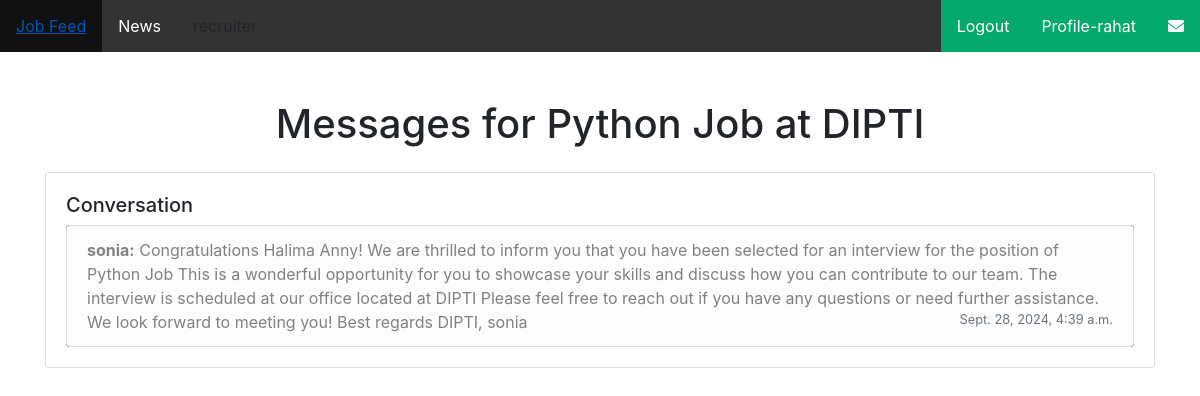
The page /ApplyNow/viewMessage/9 (signed in) on the database its author committed.
### myApp/models.py (models this page shows, shortened)
class Custom_User(AbstractUser):
    USER=[
        ('recruiter','Recruiter'),('jobseeker','JobSeeker')
    ]
    user_type=models.CharField(choices=USER,max_length=120)
    profile_pic=models.ImageField(upload_to="media/profile_pic",null=True)

class jobApplyModel(models.Model):
    STATUS_CHOICES = [
        ('pending', 'Pending'),
        ('applied', 'Applied'),
        ('interview_scheduled', 'Interview Scheduled'),
        ('rejected', 'Rejected'),
        ('hired', 'Hired'),
    ]
    user=models.ForeignKey(Custom_User,on_delete=models.CASCADE,null=True)
    job=models.ForeignKey(JobModel,on_delete=models.CASCADE,null=True)
    Resume = models.FileField(upload_to="Media/Resume",max_length=200, null=True, blank=True)
    Cover = models.TextField(null=True, blank=True)
    Full_Name = models.CharField(max_length=200, null=True, blank=True)
    Work_Experience = models.CharField(max_length=200, null=True, blank=True)
    Skills = models.CharField(max_length=200, null=True, blank=True)
    Linkedin_URL = models.URLField(max_length=200, null=True, blank=True)
    Expected_Salary = models.PositiveIntegerField( null=True, blank=True)
    status = models.CharField(max_length=20, choices=STATUS_CHOICES, default='Pending')

class JobModel(models.Model):
    JOB_TYPE_CHOICES=[
        ('full_time', 'Full Time'),
        ('part_time', 'Part Time'),
        ('contract', 'Contract'),
        ('internship', 'Internship'),
        ('temporary', 'Temporary'),
    ]
    user=models.ForeignKey(Custom_User,null=True,blank=True,on_delete=models.CASCADE)
    job_title = models.CharField(max_length=200, null=True, blank=True)
    company_name = models.CharField(max_length=200, null=True, blank=True)
    location = models.CharField(max_length=200, null=True, blank=True)
    description = models.TextField(null=True, blank=True)
    salary = models.PositiveIntegerField(null=True, blank=True)
    employment_type = models.CharField(max_length=50, choices=JOB_TYPE_CHOICES, null=True, blank=True)
    posted_date = models.DateTimeField(auto_now_add=True)
    update_date = models.DateTimeField(auto_now=True)
    application_deadline = models.DateTimeField(null=True, blank=True)

class MessageModel(models.Model):
    application = models.ForeignKey(jobApplyModel, related_name='messages', on_delete=models.CASCADE)
    sender = models.ForeignKey(Custom_User, related_name='sent_messages', on_delete=models.CASCADE)
    recipient = models.ForeignKey(Custom_User, related_name='received_messages', on_delete=models.CASCADE)
    content = models.TextField()
    timestamp = models.DateTimeField(auto_now_add=True)

### myProject/views.py (the view)
# urls.py: path('ApplyNow/viewMessage/<str:viewMessage_id>',viewMessage,name='viewMessage'),
@login_required
def viewMessage(request, viewMessage_id):
    application = get_object_or_404(jobApplyModel, id=viewMessage_id)
    messages = MessageModel.objects.filter(application=application).order_by('timestamp')
    context={
        'application': application,
        'messages': messages
    }
    return render(request, "Seeker/viewMessage.html",context )

### Template/Seeker/viewMessage.html (shortened to what this page needs)
{% extends 'Common/base.html' %}
{% block body %}
<link rel="stylesheet" href="https://stackpath.bootstrapcdn.com/bootstrap/4.5.2/css/bootstrap.min.css">
<div class="container mt-5">
    <h1 class="text-center mb-4">Messages for {{ application.job.job_title }} at {{ application.job.company_name }}</h1>
    <div class="card">
        <div class="card-body">
            <h5>Conversation</h5>
            {% if messages %}
                <ul class="list-group">
                    {% for message in messages %}
                        <li class="list-group-item {% if message.sender == request.user %}list-group-item-primary{% else %}list-group-item-light{% endif %}">
                            <strong>{{ message.sender.username }}:</strong> {{ message.content }}
                            <small class="text-muted float-right">{{ message.timestamp }}</small>
                        </li>
                    {% endfor %}
                </ul>
            {% else %}
                <div class="alert alert-info text-center">No messages yet.</div>
            {% endif %}
        </div>
    </div>
</div>
{% endblock body %}

### Template/Includes/navbar.html (shortened to what this page needs)
<head>
  <link rel="stylesheet" href="https://cdnjs.cloudflare.com/ajax/libs/font-awesome/6.0.0-beta3/css/all.min.css">
</head>
<ul>
  <li><a href="{% url 'JobFeed' %}">Job Feed</a></li>
  <li><a href="#news">News</a></li>
  <li><a>{{ request.user.user_type }}</a></li>
  <li style="float:right">
      <a class="active" href="{% url 'my_messages' %}">
          <i class="fas fa-envelope"></i>
      </a>
  </li>
  <li style="float:right"><a class="active" href="{% url 'profile_view' %}">Profile-{{ request.user.username }}</a></li>
  <li style="float:right"><a class="active" href="{% url 'logoutPage' %}">Logout</a></li>
</ul>

### Template/Common/base.html (style rules this page uses)
ul { list-style-type: none; margin: 0; padding: 0; overflow: hidden; background-color: #333; }
li { float: left; }
li a { display: block; color: white; text-align: center; padding: 14px 16px; text-decoration: none; }
.active { background-color: #04AA6D; }

### rows shown on the page
Custom_User: user.username "rahat"
jobApplyModel: job.job_title "Python Job", job.company_name "DIPTI"
MessageModel: sender.username "sonia", content "Congratulations Halima Anny! We are thrilled to inform you that you have been selected for an interview for the position of Python Job This is a wonderful opportunity for you to showcase your skills and discuss how you can contribute to our team. The interview is scheduled at our office located at DIPTI Please feel free to reach out if you have any questions or need further assistance. We look forward to meeting you! Best regards DIPTI, sonia", timestamp "Sept. 28, 2024, 4:39 a.m."
